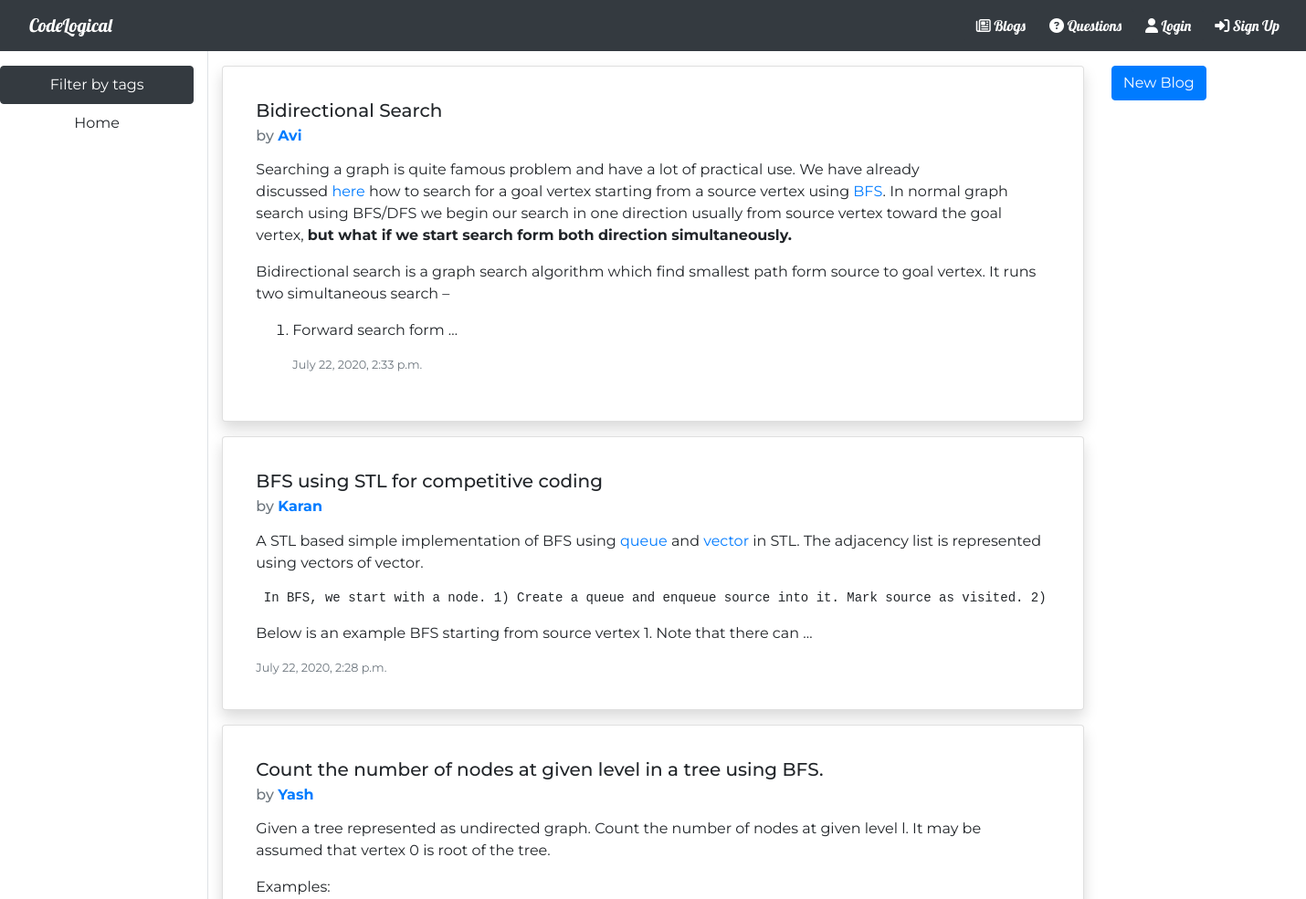
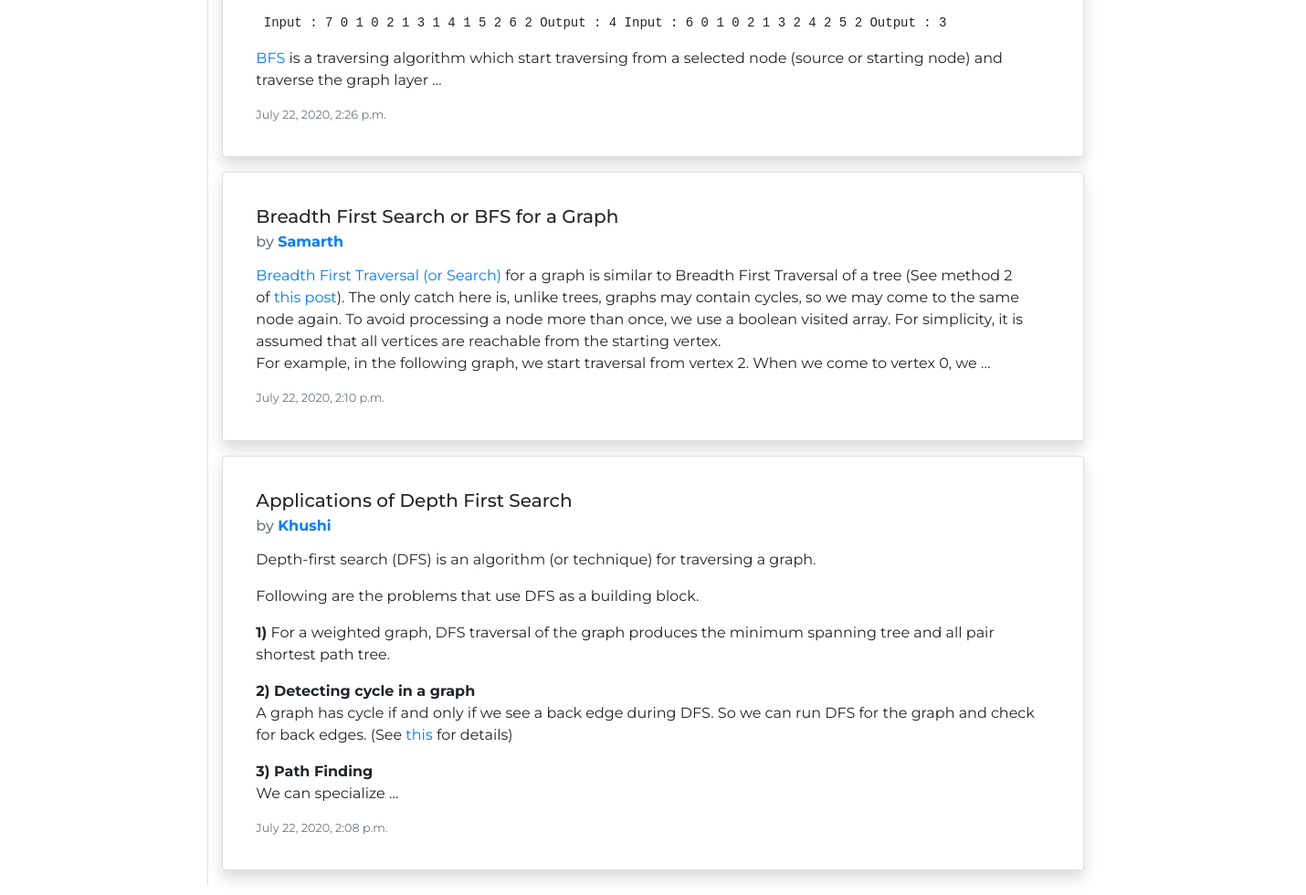
The app's page /blog/all with its own data (2 pictures, top to bottom).
### blog/models.py (models this page shows, shortened)
class Blog(models.Model):
    title=models.CharField(max_length=100,default="TITLE")
    content=RichTextField(default="CONTENT",blank=True,null=True)
    posted_on=models.DateTimeField(null=True,blank=True)
    author=models.ForeignKey(User,on_delete=models.CASCADE,null=True,blank=True)
    tags = TaggableManager()

### blog/views.py (the view)
# urls.py: path('blog/all',BlogListView.as_view(),name='blog-list'),
class BlogListView(ListView):
    model = Blog
    template_name = "blog/blog_list.html"
    context_object_name="blogs"             # This value will be used to access objects in HTML
    paginate_by=7
    ordering=['-posted_on']

### blog/templates/blog/blog_list.html (shortened to what this page needs)
{% extends "blog/base.html" %}
{% block space %}
<div class="row flex-xl-nowrap">
    <div class="col-12 col-md-3 col-xl-2 bd-sidebar border-right align-items-center">
        <nav class="nav flex-column sticky-top sidebar pt-3">
            <li class="nav-item">
                <a class="nav-link btn btn-dark " href="{% url 'tag-list-blogs' %}">Filter by tags</a>
            </li>
            <li class="nav-item">
                <a class="nav-link btn " href="{% url 'home' %}" tabindex="-1" aria-disabled="true">Home</a>
            </li>
        </nav>
    </div>
    <div class="col-sm-12 col-md-8 col-lg-8 pt-3">
        <div>
            {% for blog in blogs %}
                <div class="card shadow p-3 mb-3 bg-white rounded ">
                    <div class="card-body">
                        <h5 class="card-title">{{ blog.title }}</h5>
                        <h6 class="card-subtitle mb-2 text-muted">by <a style="position: relative;" href="{% url 'profile'  blog.author.id %}" class="text-decoration-none"><strong>{{ blog.author }}</strong></a> </h6>
                        <p class="card-text">{{ blog.content|safe|truncatewords:90 }}</p>
                        <p class="card-text"><small class="text-muted">{{ blog.posted_on }}</small></p>
                    </div>
                </div>
            {% endfor %}
        </div>
    </div>
    <div class="col-sm-12 col-md-4 col-lg-4 pt-3">
        <a href="{% url 'create-blog' %}" class="btn btn-primary">New Blog</a>
    </div>
</div>
{% endblock %}

### blog/static/css/styles.css (style rules this page uses)
.card { margin-bottom: 15px; }

### records on screen
Blog: title "Bidirectional Search", author "Avi", content "Searching a graph is quite famous problem and have a lot of practical use. We have already discussed here how to search for a goal vertex starting from a source vertex using BFS . In normal graph search using BFS/DFS we begin our search in one direction usually from source vertex toward the goal vertex, but what if we start search form both direction simultaneously. Bidirectional search is a graph search algorithm which find smallest path form source to goal vertex. It runs two simultaneous search – Forward search form …", posted_on "July 22, 2020, 2:33 p.m."
Blog: title "BFS using STL for competitive coding", author "Karan", content "A STL based simple implementation of BFS using queue and vector in STL. The adjacency list is represented using vectors of vector. In BFS, we start with a node. 1) Create a queue and enqueue source into it. Mark source as visited. 2) Below is an example BFS starting from source vertex 1. Note that there can …", posted_on "July 22, 2020, 2:28 p.m."
Blog: title "Count the number of nodes at given level in a tree using BFS.", author "Yash", content "Given a tree represented as undirected graph. Count the number of nodes at given level l. It may be assumed that vertex 0 is root of the tree. Examples: Input : 7 0 1 0 2 1 3 1 4 1 5 2 6 2 Output : 4 Input : 6 0 1 0 2 1 3 2 4 2 5 2 Output : 3 BFS is a traversing algorithm which start traversing from a selected node (source or starting node) and traverse the graph layer …", posted_on "July 22, 2020, 2:26 p.m."
Blog: title "Breadth First Search or BFS for a Graph", author "Samarth", content "Breadth First Traversal (or Search) for a graph is similar to Breadth First Traversal of a tree (See method 2 of this post ). The only catch here is, unlike trees, graphs may contain cycles, so we may come to the same node again. To avoid processing a node more than once, we use a boolean visited array. For simplicity, it is assumed that all vertices are reachable from the starting vertex. For example, in the following graph, we start traversal from vertex 2. When we come to vertex 0, we …", posted_on "July 22, 2020, 2:10 p.m."
Blog: title "Applications of Depth First Search", author "Khushi", content "Depth-first search (DFS) is an algorithm (or technique) for traversing a graph. Following are the problems that use DFS as a building block. 1) For a weighted graph, DFS traversal of the graph produces the minimum spanning tree and all pair shortest path tree. 2) Detecting cycle in a graph A graph has cycle if and only if we see a back edge during DFS. So we can run DFS for the graph and check for back edges. (See this for details) 3) Path Finding We can specialize …", posted_on "July 22, 2020, 2:08 p.m."
